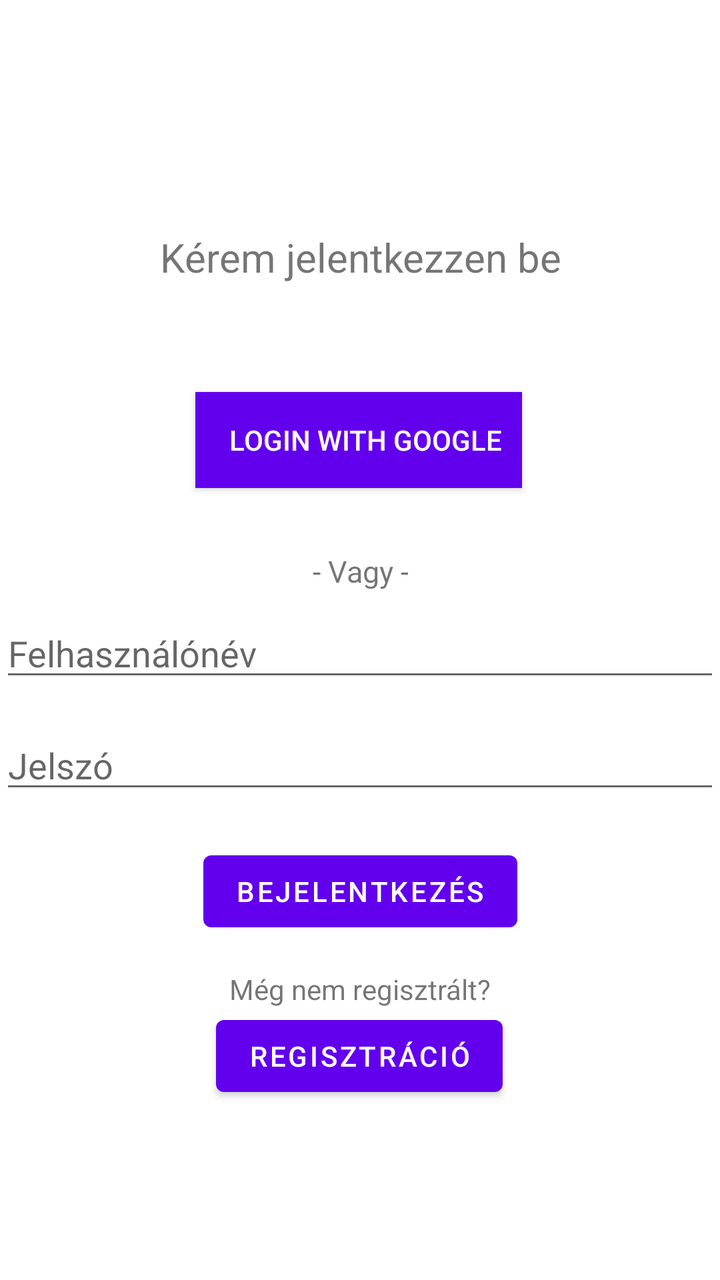
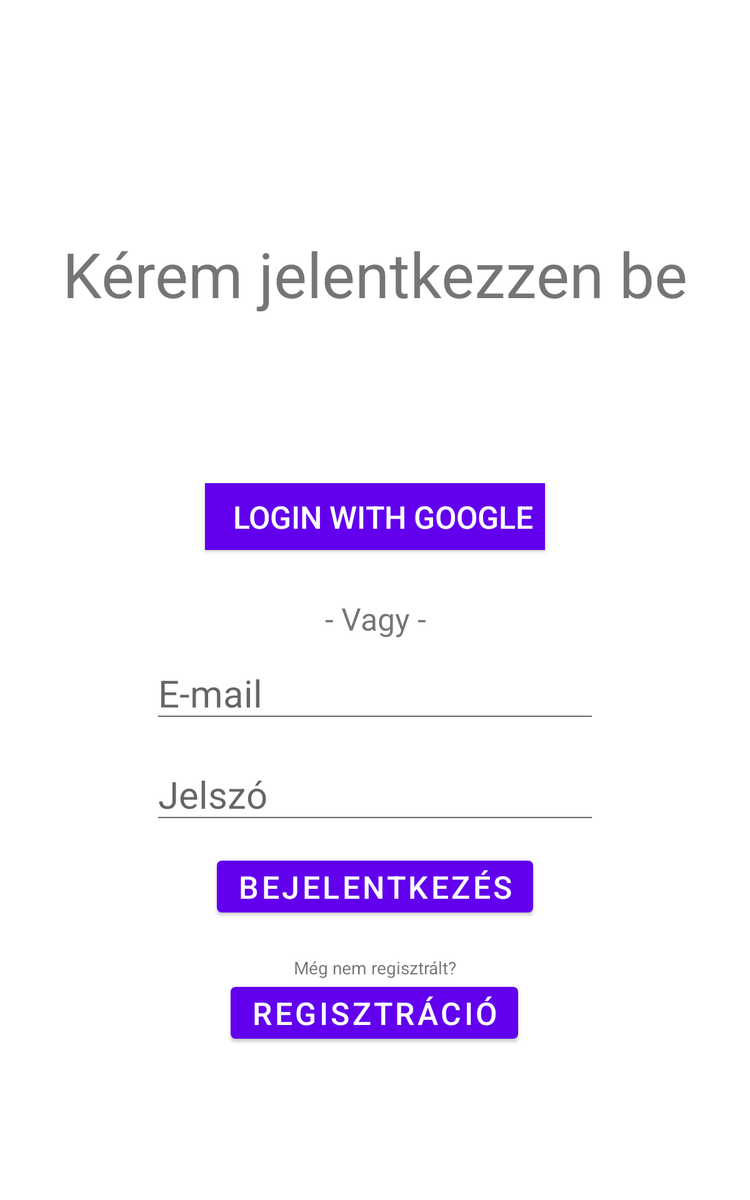

Two renders of one Android screen. The first uses the default layout on a phone; the second uses the alternative layout the repository ships for a different screen configuration, on a matching device. The two XML files are below.
<!-- AndroidManifest.xml: application theme Theme.Zoldsegbolt -->
<!-- res/layout/activity_main.xml -->
<?xml version="1.0" encoding="utf-8"?>
<androidx.constraintlayout.widget.ConstraintLayout
    xmlns:android="http://schemas.android.com/apk/res/android"
    xmlns:app="http://schemas.android.com/apk/res-auto"
    xmlns:tools="http://schemas.android.com/tools"
    android:layout_width="match_parent"
    android:layout_height="match_parent"
    tools:context=".MainActivity">


    <TextView
        android:layout_width="263dp"
        android:layout_height="33dp"
        android:text="Kérem jelentkezzen be"
        android:textAlignment="center"
        android:textSize="20dp"
        app:layout_constraintBottom_toTopOf="@+id/button5"
        app:layout_constraintEnd_toEndOf="parent"
        app:layout_constraintStart_toStartOf="parent"
        app:layout_constraintTop_toTopOf="parent"
        app:layout_constraintVertical_bias="0.706" />


    <androidx.appcompat.widget.AppCompatButton
        android:id="@+id/button5"
        android:layout_width="wrap_content"
        android:layout_height="wrap_content"
        android:layout_marginBottom="396dp"
        android:padding="10dp"
        android:drawableStart="@drawable/googleg_standard_color_18"
        android:text="  Login with google"
        android:background="@color/purple_500"
        android:textColor="@color/white"
        android:shadowColor="@color/black"
        app:layout_constraintBottom_toBottomOf="parent"
        app:layout_constraintEnd_toEndOf="parent"
        app:layout_constraintHorizontal_bias="0.497"

        app:layout_constraintStart_toStartOf="parent" />

    <TextView
        android:layout_width="wrap_content"
        android:layout_height="19dp"
        android:text="- Vagy -"
        android:textAlignment="center"
        android:textSize="15dp"
        app:layout_constraintBottom_toTopOf="@+id/editTextUserName"
        app:layout_constraintEnd_toEndOf="parent"
        app:layout_constraintStart_toStartOf="parent"
        app:layout_constraintTop_toBottomOf="@+id/button5"
        app:layout_constraintVertical_bias="0.755" />

    <EditText
        android:id="@+id/editTextUserName"
        android:layout_width="match_parent"
        android:layout_height="wrap_content"
        android:ems="10"
        android:hint="Felhasználónév"
        android:inputType="text"
        app:layout_constraintBottom_toBottomOf="parent"
        app:layout_constraintEnd_toEndOf="parent"
        app:layout_constraintHorizontal_bias="0.0"
        app:layout_constraintStart_toStartOf="parent"
        app:layout_constraintTop_toBottomOf="@+id/button5"
        app:layout_constraintVertical_bias="0.17" />

    <EditText
        android:id="@+id/editTextPassword"
        android:layout_width="match_parent"
        android:layout_height="wrap_content"
        android:layout_marginBottom="150dp"
        android:ems="10"
        android:hint="Jelszó"
        android:inputType="textPassword"
        app:layout_constraintBottom_toBottomOf="parent"
        app:layout_constraintTop_toBottomOf="@+id/editTextUserName"
        app:layout_constraintVertical_bias="0.141"
        tools:layout_editor_absoluteX="16dp" />

    <Button
        android:id="@+id/button3"
        android:layout_width="wrap_content"
        android:layout_height="wrap_content"
        android:layout_marginTop="20dp"
        android:text="Bejelentkezés"
        app:layout_constraintEnd_toEndOf="parent"
        app:layout_constraintStart_toStartOf="parent"
        app:layout_constraintTop_toBottomOf="@+id/editTextPassword" />

    <Button
        android:id="@+id/button4"
        android:layout_width="wrap_content"
        android:layout_height="wrap_content"
        android:text="Regisztráció"
        app:layout_constraintBottom_toBottomOf="parent"
        app:layout_constraintEnd_toEndOf="parent"
        app:layout_constraintHorizontal_bias="0.498"
        app:layout_constraintStart_toStartOf="parent"
        app:layout_constraintTop_toBottomOf="@+id/button3"
        app:layout_constraintVertical_bias="0.28" />

    <TextView
        android:id="@+id/textView"
        android:layout_width="wrap_content"
        android:layout_height="wrap_content"
        android:text="Még nem regisztrált?"
        app:layout_constraintBottom_toTopOf="@+id/button4"
        app:layout_constraintEnd_toEndOf="parent"
        app:layout_constraintStart_toStartOf="parent"
        app:layout_constraintTop_toBottomOf="@+id/button3"
        app:layout_constraintVertical_bias="1.0" />


</androidx.constraintlayout.widget.ConstraintLayout>
<!-- resources referenced by this layout -->
<resources>
  <color name="black">#FF000000</color>
  <color name="purple_500">#FF6200EE</color>
  <color name="white">#FFFFFFFF</color>
  <style name="Theme.Zoldsegbolt" parent="Theme.MaterialComponents.DayNight.DarkActionBar">
          
          <item name="colorPrimary">@color/purple_500</item>
          <item name="colorPrimaryVariant">@color/purple_700</item>
          <item name="colorOnPrimary">@color/white</item>
          
          <item name="colorSecondary">@color/teal_200</item>
          <item name="colorSecondaryVariant">@color/teal_700</item>
          <item name="colorOnSecondary">@color/black</item>
          
          <item name="android:statusBarColor" tools:targetApi="l">?attr/colorPrimaryVariant</item>
          
      </style>
  <color name="purple_700">#FF3700B3</color>
  <color name="teal_200">#FF03DAC5</color>
  <color name="teal_700">#FF018786</color>
</resources>
<!-- res/layout-sw600dp/activity_main.xml (the repository's variant of the layout above) -->
<!-- drawn on a 7-inch tablet held upright -->
<?xml version="1.0" encoding="utf-8"?>
<androidx.constraintlayout.widget.ConstraintLayout
    xmlns:android="http://schemas.android.com/apk/res/android"
    xmlns:app="http://schemas.android.com/apk/res-auto"
    xmlns:tools="http://schemas.android.com/tools"
    android:layout_width="match_parent"
    android:layout_height="match_parent"
    tools:context=".MainActivity">


    <TextView
        android:layout_width="wrap_content"
        android:layout_height="wrap_content"
        android:text="Kérem jelentkezzen be"
        android:textAlignment="center"
        android:textSize="50dp"
        app:layout_constraintBottom_toTopOf="@+id/main_login_with_google_button"
        app:layout_constraintEnd_toEndOf="parent"
        app:layout_constraintStart_toStartOf="parent"
        app:layout_constraintTop_toTopOf="parent"
        app:layout_constraintVertical_bias="0.581" />

    <androidx.appcompat.widget.AppCompatButton
        android:id="@+id/main_login_with_google_button"
        android:layout_width="wrap_content"
        android:layout_height="wrap_content"
        android:layout_marginBottom="520dp"
        android:background="@color/purple_500"
        android:drawableStart="@drawable/googleg_standard_color_18"
        android:onClick="loginWithGoogle"
        android:padding="10dp"
        android:shadowColor="@color/black"
        android:text="  Login with google"
        android:textSize="25dp"
        android:textColor="@color/white"
        app:layout_constraintBottom_toBottomOf="parent"
        app:layout_constraintEnd_toEndOf="parent"
        app:layout_constraintStart_toStartOf="parent" />

    <TextView
        android:layout_width="wrap_content"
        android:layout_height="wrap_content"
        android:text="- Vagy -"
        android:textAlignment="center"
        android:textSize="25dp"
        app:layout_constraintBottom_toTopOf="@+id/main_editTextEmail"
        app:layout_constraintEnd_toEndOf="parent"
        app:layout_constraintStart_toStartOf="parent"
        app:layout_constraintTop_toBottomOf="@+id/main_login_with_google_button"
        app:layout_constraintVertical_bias="0.755" />

    <EditText
        android:id="@+id/main_editTextEmail"
        android:layout_width="wrap_content"
        android:layout_height="wrap_content"
        android:ems="10"
        android:hint="E-mail"
        android:textSize="30dp"
        android:inputType="textEmailAddress"
        app:layout_constraintBottom_toBottomOf="parent"
        app:layout_constraintEnd_toEndOf="parent"
        app:layout_constraintStart_toStartOf="parent"
        app:layout_constraintTop_toBottomOf="@+id/main_login_with_google_button"
        app:layout_constraintVertical_bias="0.182" />

    <EditText
        android:id="@+id/main_editTextPassword"
        android:layout_width="wrap_content"
        android:layout_height="wrap_content"
        android:ems="10"
        android:hint="Jelszó"
        android:textSize="30dp"
        android:inputType="textPassword"
        app:layout_constraintBottom_toBottomOf="parent"
        app:layout_constraintEnd_toEndOf="parent"
        app:layout_constraintStart_toStartOf="parent"
        app:layout_constraintTop_toBottomOf="@+id/main_editTextEmail"
        app:layout_constraintVertical_bias="0.073" />

    <Button
        android:id="@+id/main_login_button"
        android:layout_width="wrap_content"
        android:layout_height="wrap_content"
        android:layout_marginTop="20dp"
        android:text="Bejelentkezés"
        android:textSize="25dp"
        app:layout_constraintEnd_toEndOf="parent"
        app:layout_constraintStart_toStartOf="parent"
        android:onClick="login"
        app:layout_constraintTop_toBottomOf="@+id/main_editTextPassword" />

    <Button
        android:id="@+id/main_regist_button"
        android:layout_width="wrap_content"
        android:layout_height="wrap_content"
        android:text="Regisztráció"
        android:textSize="25dp"
        app:layout_constraintBottom_toBottomOf="parent"
        app:layout_constraintEnd_toEndOf="parent"
        app:layout_constraintHorizontal_bias="0.498"
        app:layout_constraintStart_toStartOf="parent"
        app:layout_constraintTop_toBottomOf="@+id/main_login_button"
        android:onClick="register"
        app:layout_constraintVertical_bias="0.28" />

    <TextView
        android:id="@+id/textView"
        android:layout_width="wrap_content"
        android:layout_height="wrap_content"
        android:text="Még nem regisztrált?"
        app:layout_constraintBottom_toTopOf="@+id/main_regist_button"
        app:layout_constraintEnd_toEndOf="parent"
        app:layout_constraintStart_toStartOf="parent"
        app:layout_constraintTop_toBottomOf="@+id/main_login_button"
        app:layout_constraintVertical_bias="1.0" />


</androidx.constraintlayout.widget.ConstraintLayout>
